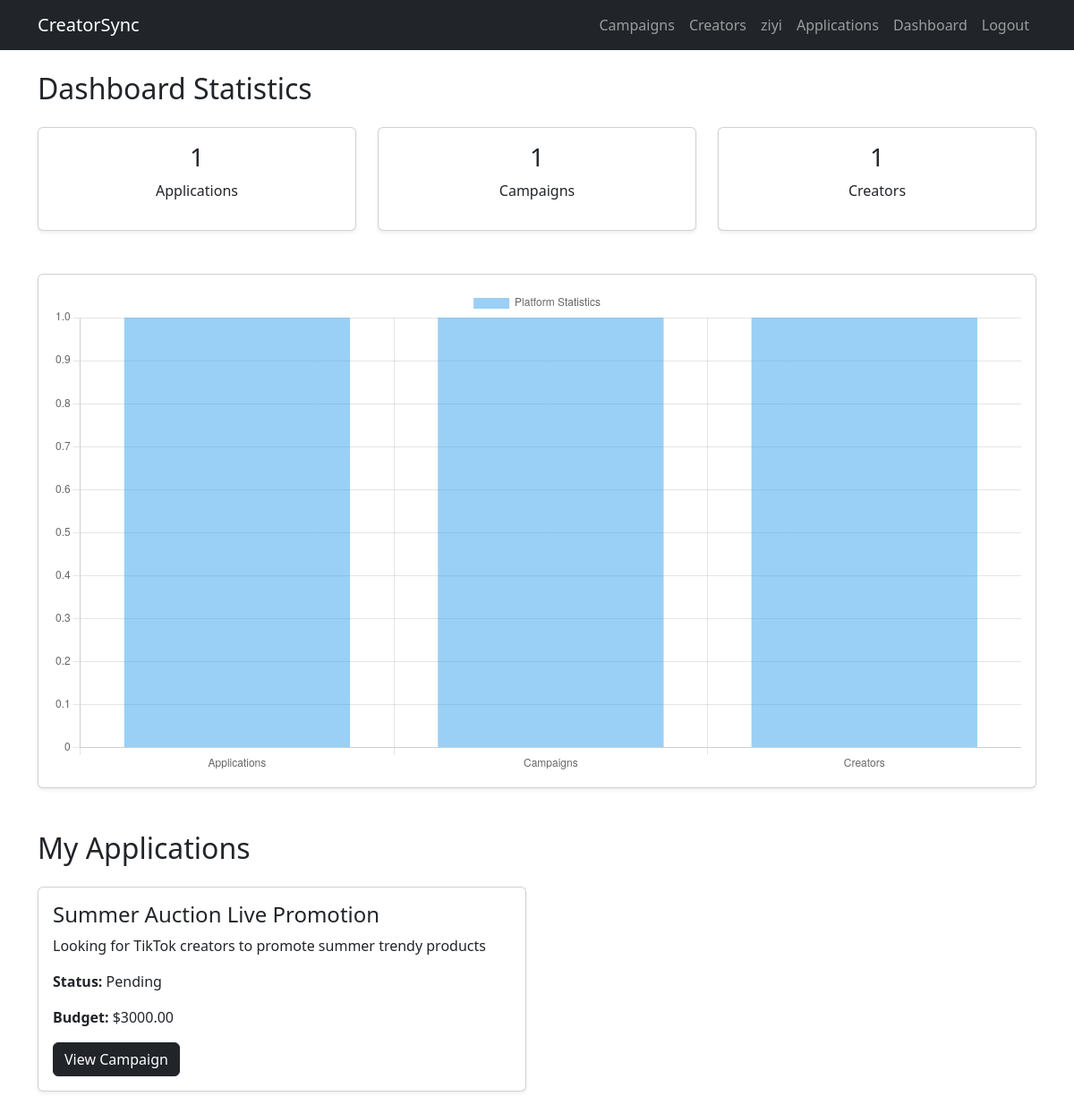
The page /dashboard (signed in) on the database its author committed.
### creatorsync/models.py (models this page shows, shortened)
class Application(models.Model):
    creator = models.ForeignKey(User, on_delete=models.CASCADE)
    campaign = models.ForeignKey(Campaign, on_delete=models.CASCADE)
    status = models.CharField(max_length=50, default="Pending")
    applied_at = models.DateTimeField(auto_now_add=True)

class Campaign(models.Model):
    brand = models.ForeignKey(User, on_delete=models.CASCADE)
    title = models.CharField(max_length=200)
    description = models.TextField()
    budget = models.DecimalField(max_digits=10, decimal_places=2)
    deadline = models.DateField()
    status = models.CharField(max_length=50)
    created_at = models.DateTimeField(auto_now_add=True)

### creatorsync/views.py (the view)
# urls.py: path("dashboard", views.dashboard, name="dashboard"),
@login_required
def dashboard(request):
    applications = Application.objects.filter(
        creator=request.user
    )
    application_count = applications.count()
    campaign_count = Campaign.objects.count()
    creator_count = CreatorProfile.objects.count()
    return render(request, "creatorsync/dashboard.html", {
        "applications": applications,
        "application_count": application_count,
        "campaign_count": campaign_count,
        "creator_count": creator_count
    })

### creatorsync/templates/creatorsync/dashboard.html
{% extends "creatorsync/layout.html" %}
{% block body %}
<h2 class="mb-4">
    Dashboard Statistics
</h2>
<div class="row mb-5">
    <div class="col-md-4">
        <div class="card text-center shadow-sm">
            <div class="card-body">
                <h3>{{ application_count }}</h3>
                <p>Applications</p>
            </div>
        </div>
    </div>
    <div class="col-md-4">
        <div class="card text-center shadow-sm">
            <div class="card-body">
                <h3>{{ campaign_count }}</h3>
                <p>Campaigns</p>
            </div>
        </div>
    </div>
    <div class="col-md-4">
        <div class="card text-center shadow-sm">
            <div class="card-body">
                <h3>{{ creator_count }}</h3>
                <p>Creators</p>
            </div>
        </div>
    </div>
</div>
<div class="card shadow-sm mb-5">
    <div class="card-body">
        <canvas id="statsChart"></canvas>
    </div>
</div>
<h2 class="mb-4">
    My Applications
</h2>
<div class="row">
    {% for application in applications %}
        <div class="col-md-6 mb-4">
            <div class="card shadow-sm h-100">
                <div class="card-body">
                    <h4 class="card-title">
                        {{ application.campaign.title }}
                    </h4>
                    <p class="card-text">
                        {{ application.campaign.description }}
                    </p>
                    <p>
                        <strong>Status:</strong>
                        {{ application.status }}
                    </p>
                    <p>
                        <strong>Budget:</strong>
                        ${{ application.campaign.budget }}
                    </p>
                    <a
                        href="{% url 'campaign_detail' application.campaign.id %}"
                        class="btn btn-dark"
                    >
                        View Campaign
                    </a>
                </div>
            </div>
        </div>
    {% empty %}
        <p>
            You have not applied to any campaigns yet.
        </p>
    {% endfor %}
</div>
<script>
document.addEventListener("DOMContentLoaded", function () {
    const ctx = document.getElementById("statsChart");
    new Chart(ctx, {
        type: "bar",
        data: {
            labels: [
                "Applications",
                "Campaigns",
                "Creators"
            ],
            datasets: [{
                label: "Platform Statistics",
                data: [
                    {{ application_count }},
                    {{ campaign_count }},
                    {{ creator_count }}
                ]
            }]
        }
    });
});
</script>
{% endblock %}

### creatorsync/templates/creatorsync/layout.html (shortened to what this page needs)
{% load static %}
<!DOCTYPE html>
<html lang="en">
<head>
    <link
        href="https://cdn.jsdelivr.net/npm/bootstrap@5.3.3/dist/css/bootstrap.min.css"
        rel="stylesheet"
    >
    <link
        href="{% static 'creatorsync/styles.css' %}"
        rel="stylesheet"
    >
</head>
<body>
    <nav class="navbar navbar-expand-lg navbar-dark bg-dark">
        <div class="container">
            <a class="navbar-brand" href="{% url 'index' %}">
                CreatorSync
            </a>
            <div class="collapse navbar-collapse" id="navbarNav">
                <ul class="navbar-nav ms-auto">
                    <li class="nav-item">
                        <a class="nav-link" href="{% url 'campaigns' %}">
                            Campaigns
                        </a>
                    </li>
                        <li class="nav-item">
                            <a class="nav-link" href="{% url 'creators' %}">
                                Creators
                            </a>
                        </li>
                    {% if user.is_authenticated %}
                        <li class="nav-item">
                            <a class="nav-link" href="{% url 'profile' %}">
                                {{ user.username }}
                            </a>
                        </li>
                    <li class="nav-item">
                            <a class="nav-link" href="{% url 'applications' %}">
                                Applications
                            </a>
                        </li>
                       <li class="nav-item">
                           <a class="nav-link"
                              href="{% url 'dashboard' %}"
                            >
                              Dashboard
                           </a>
                      </li>
                        <li class="nav-item">
                            <a class="nav-link" href="{% url 'logout' %}">
                                Logout
                            </a>
                        </li>
                    {% endif %}
                </ul>
            </div>
        </div>
    </nav>
    <div class="container mt-4">
        {% block body %}
        {% endblock %}
    </div>
</body>
</html>

### rows shown on the page
Application: campaign "Summer Auction Live Promotion", campaign.description "Looking for TikTok creators to promote summer trendy products", status "Pending", campaign.budget "3000.00"

### other values the page prints
{{ user.username }} "ziyi"
{{ application_count }} "1"
{{ campaign_count }} "1"
{{ creator_count }} "1"
chart data {{ application_count }} 1
chart data {{ campaign_count }} 1
chart data {{ creator_count }} 1
